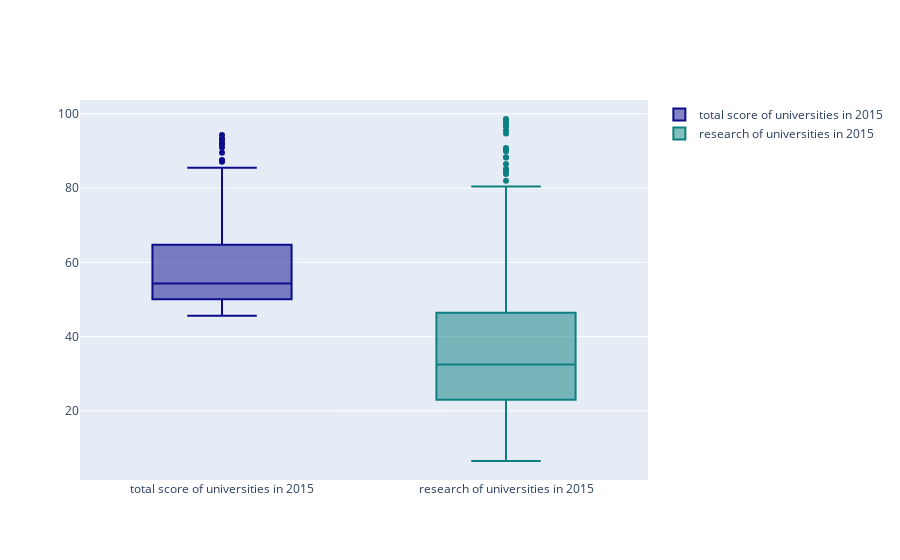

Notebook source saved alongside this figure:
### Markdown cell above
<a id="9"></a> <br>
# Box Plots
<font color='red'>
* Box Plots
    * Median (50th percentile) = middle value of the data set. Sort and take the data in the middle. It is also called 50% percentile that is 50% of data are less that median(50th quartile)(quartile)
        * 25th percentile = quartile 1 (Q1) that is lower quartile
        * 75th percentile = quartile 3 (Q3) that is higher quartile
        * height of box = IQR = interquartile range = Q3-Q1
        * Whiskers = 1.5 * IQR from the Q1 and Q3
        * Outliers = being more than 1.5*IQR away from median commonly.
        
    <font color='black'>
    * trace = box
        * y = data we want to visualize with box plot 
        * marker = color

### Code cell
# data preparation
x2015 = timesData[timesData.year == 2015]

trace0 = go.Box(
    y=x2015.total_score,
    name = 'total score of universities in 2015',
    marker = dict(
        color = 'rgb(12, 12, 140)',
    )
)
trace1 = go.Box(
    y=x2015.research,
    name = 'research of universities in 2015',
    marker = dict(
        color = 'rgb(12, 128, 128)',
    )
)
data = [trace0, trace1]
iplot(data)

### Figure 1 — Plotly figure (JSON) as saved in the notebook; plotly's stock layout.template omitted (floating-point values rounded to 4 significant figures; data arrays with more than 128 entries replaced by an {"elided": "..."} marker saying what was removed)
{"data": [{"marker": {"color": "rgb(12, 12, 140)"}, "name": "total score of universities in 2015", "type": "box", "y": {"elided": "401 str values"}}, {"marker": {"color": "rgb(12, 128, 128)"}, "name": "research of universities in 2015", "type": "box", "y": {"elided": "401 float values"}}], "layout": {"autosize": true, "xaxis": {"autorange": true, "range": [-0.5, 1.5], "type": "category"}, "yaxis": {"autorange": true, "range": [1.383, 103.7], "type": "linear"}}}
